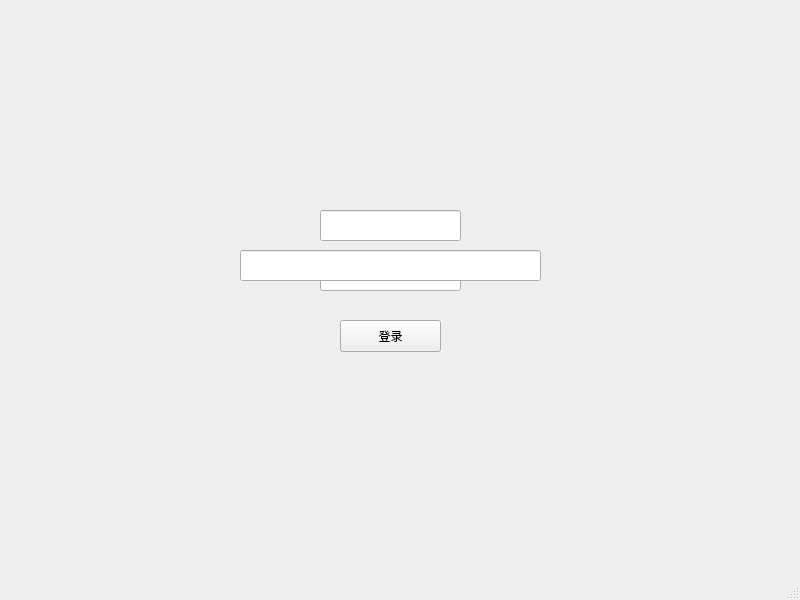
<?xml version="1.0" encoding="UTF-8"?>
<ui version="4.0">
 <class>Space</class>
 <widget class="QMainWindow" name="Space">
  <property name="geometry">
   <rect>
    <x>0</x>
    <y>0</y>
    <width>800</width>
    <height>600</height>
   </rect>
  </property>
  <property name="windowTitle">
   <string>Space</string>
  </property>
  <widget class="QWidget" name="centralwidget">
   <widget class="QLineEdit" name="account_input">
    <property name="geometry">
     <rect>
      <x>320</x>
      <y>210</y>
      <width>141</width>
      <height>31</height>
     </rect>
    </property>
   </widget>
   <widget class="QLineEdit" name="password_input">
    <property name="geometry">
     <rect>
      <x>320</x>
      <y>260</y>
      <width>141</width>
      <height>31</height>
     </rect>
    </property>
   </widget>
   <widget class="QPushButton" name="login_button">
    <property name="geometry">
     <rect>
      <x>340</x>
      <y>320</y>
      <width>101</width>
      <height>32</height>
     </rect>
    </property>
    <property name="text">
     <string>登录</string>
    </property>
   </widget>
   <widget class="QLineEdit" name="token_input">
    <property name="enabled">
     <bool>true</bool>
    </property>
    <property name="geometry">
     <rect>
      <x>240</x>
      <y>250</y>
      <width>301</width>
      <height>31</height>
     </rect>
    </property>
   </widget>
  </widget>
  <widget class="QStatusBar" name="statusbar"/>
 </widget>
 <resources/>
 <connections/>
</ui>
